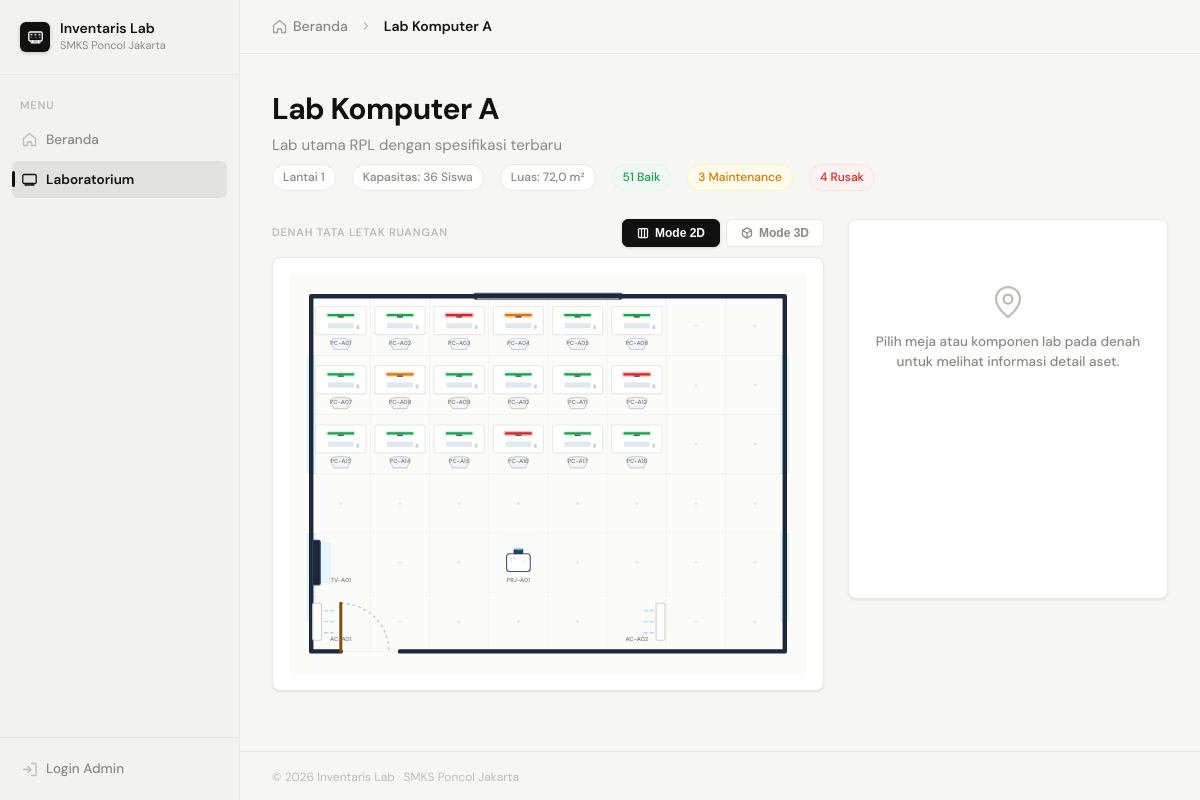
The page /lab.php?id=1 on the database its author committed.
### tables this page shows
CREATE TABLE `labs` (
  `id`            INT UNSIGNED  NOT NULL AUTO_INCREMENT,
  `kode_lab`      VARCHAR(20)   NOT NULL UNIQUE,
  `nama`          VARCHAR(100)  NOT NULL,
  `deskripsi`     TEXT,
  `lantai`        TINYINT       NOT NULL DEFAULT 1,
  `kapasitas`     TINYINT       NOT NULL DEFAULT 30,
  `luas_m2`       DECIMAL(6,2),
  `grid_cols`     TINYINT UNSIGNED NOT NULL DEFAULT 8,
  `grid_rows`     TINYINT UNSIGNED NOT NULL DEFAULT 6,
  `pintu_posisi`  VARCHAR(20)   NOT NULL DEFAULT 'kiri-bawah',
  `is_active`     TINYINT(1)    NOT NULL DEFAULT 1,
  `created_at`    TIMESTAMP     NOT NULL DEFAULT CURRENT_TIMESTAMP,
  `updated_at`    TIMESTAMP     NOT NULL DEFAULT CURRENT_TIMESTAMP ON UPDATE CURRENT_TIMESTAMP,
  PRIMARY KEY (`id`)
);

### lab.php (the view, shortened to what this page needs)
<?php
require_once __DIR__ . '/config/db.php';
$labId = isset($_GET['id']) ? (int)$_GET['id'] : 0;
$stmt = $pdo->prepare("SELECT * FROM labs WHERE id = ? AND is_active = 1");
$stmt->execute([$labId]);
$lab = $stmt->fetch();
$stmtAssets = $pdo->prepare("
    SELECT * FROM v_asset_detail
    WHERE lab_id = ? AND is_active = 1
");
$stmtAssets->execute([$labId]);
$assets = $stmtAssets->fetchAll();
$gridData = [];
$maxX = 0;
$maxY = 0;
foreach ($assets as $asset) {
    $x = (int)$asset['posisi_x'];
    $y = (int)$asset['posisi_y'];
    $gridData[$y][$x][] = $asset;
    if ($x > $maxX) $maxX = $x;
    if ($y > $maxY) $maxY = $y;
}
$gridCols = max(6, (int)$lab['grid_cols'], $maxX + 1);
$gridRows = max(6, (int)$lab['grid_rows'], $maxY + 1);
$stmtSummary = $pdo->prepare("SELECT * FROM v_lab_summary WHERE lab_id = ?");
$stmtSummary->execute([$labId]);
$summary = $stmtSummary->fetch();
require_once __DIR__ . '/includes/header.php';
?>
<div class="topbar">
  <div class="breadcrumb">
    <a href="<?= APP_URL ?>/index.php" style="display: inline-flex; align-items: center; gap: 6px;">
      <svg width="15" height="15" viewBox="0 0 15 15" fill="none" style="opacity: 0.75;">
        <path d="M1.5 6.5L7.5 1.5l6 5V13.5h-4V10h-4v3.5h-4V6.5z" stroke="currentColor" stroke-width="1.3" stroke-linejoin="round"/>
      </svg>
      Beranda
    </a>
    <svg width="12" height="12" viewBox="0 0 12 12" fill="none" style="margin: 0 4px; opacity: 0.5;">
      <path d="M4.5 9l3-3-3-3" stroke="currentColor" stroke-width="1.5" stroke-linecap="round" stroke-linejoin="round"/>
    </svg>
    <b><?= htmlspecialchars($lab['nama']) ?></b>
  </div>
</div>
<div class="content">
  <div class="page-heading">
    <div style="display: flex; align-items: flex-start; justify-content: space-between; flex-wrap: wrap; gap: 16px;">
      <div>
        <h1><?= htmlspecialchars($lab['nama']) ?></h1>
        <p><?= htmlspecialchars($lab['deskripsi'] ?: 'Tidak ada deskripsi laboratorium.') ?></p>
        <div class="lab-header-stats">
          <span class="lab-stat-badge">Lantai <?= $lab['lantai'] ?></span>
          <span class="lab-stat-badge">Kapasitas: <?= $lab['kapasitas'] ?> Siswa</span>
          <?php if ($lab['luas_m2']): ?>
            <span class="lab-stat-badge">Luas: <?= number_format($lab['luas_m2'], 1, ',', '.') ?> m²</span>
          <?php endif; ?>
          <span class="lab-stat-badge" style="background: #f0f7f4; color: var(--green); border-color: #dcfce7;">
            <?= $summary ? $summary['kondisi_baik'] : 0 ?> Baik
          </span>
          <?php if ($summary && $summary['kondisi_maintenance'] > 0): ?>
            <span class="lab-stat-badge" style="background: #fffbeb; color: var(--amber); border-color: #fef3c7;">
              <?= $summary['kondisi_maintenance'] ?> Maintenance
            </span>
          <?php endif; ?>
          <?php if ($summary && $summary['kondisi_rusak'] > 0): ?>
            <span class="lab-stat-badge" style="background: #fef2f2; color: var(--red); border-color: #fee2e2;">
              <?= $summary['kondisi_rusak'] ?> Rusak
            </span>
          <?php endif; ?>
        </div>
      </div>
    </div>
  </div>
  <div class="dashboard-grid">
    <div class="dashboard-main">
      <div class="list-header" style="display:flex; justify-content:space-between; align-items:center; flex-wrap:wrap; gap:10px;">
        <span class="list-title">Denah Tata Letak Ruangan</span>
        <div style="display:flex; gap:6px;">
          <button type="button" id="btn_view_2d" class="btn btn-dark" style="padding: 6px 14px; font-size:12px; font-weight:600; display:flex; align-items:center; gap:6px;" onclick="toggleViewMode('2d')">
            <svg width="12" height="12" viewBox="0 0 24 24" fill="none" stroke="currentColor" stroke-width="2.5" stroke-linecap="round" stroke-linejoin="round"><rect x="3" y="3" width="18" height="18" rx="2" ry="2"></rect><line x1="9" y1="3" x2="9" y2="21"></line><line x1="15" y1="3" x2="15" y2="21"></line></svg>
            Mode 2D
          </button>
          <button type="button" id="btn_view_3d" class="btn" style="padding: 6px 14px; font-size:12px; font-weight:600; display:flex; align-items:center; gap:6px;" onclick="toggleViewMode('3d')">
            Mode 3D
          </button>
        </div>
      </div>
      <div class="lab-grid-card" style="padding: 16px;">
        <div id="view_2d_container" class="lab-grid-scroll">
          <?php
          $svgWidth = $gridCols * 80;
          $svgHeight = $gridRows * 80;
          ?>
          <svg class="room-layout-svg"
               viewBox="-30 -30 <?= $svgWidth + 60 ?> <?= $svgHeight + 60 ?>"
               width="100%"
               height="100%"
               xmlns="http://www.w3.org/2000/svg">
            <?php
            for ($y = 0; $y < $gridRows; $y++) {
                for ($x = 0; $x < $gridCols; $x++) {
                    $assetsAtCell = isset($gridData[$y][$x]) ? $gridData[$y][$x] : [];
                    $tx = $x * 80;
                    $ty = $y * 80;
                    if (!empty($assetsAtCell)) {
                        $primaryAsset = $assetsAtCell[0];
                        foreach ($assetsAtCell as $a) {
                            if ($a['tipe_kode'] === 'PC') {
                                $primaryAsset = $a;
                                break;
                            }
                        }
                        $cellCond = 'baik';
                        foreach ($assetsAtCell as $a) {
                            if ($a['kondisi'] === 'rusak') {
                                $cellCond = 'rusak';
                                break;
                            } elseif ($a['kondisi'] === 'maintenance') {
                                $cellCond = 'maintenance';
                            }
                        }
                        $cleanAssetsJson = json_encode($assetsAtCell, JSON_HEX_APOS | JSON_HEX_QUOT);
                        $label = htmlspecialchars($primaryAsset['kode_aset']);
                        echo '<g class="grid-cell-group grid-cell cond-' . $cellCond . '"
                                 transform="translate(' . $tx . ', ' . $ty . ')"
                                 data-x="' . $x . '"
                                 data-y="' . $y . '"
                                 data-assets=\'' . $cleanAssetsJson . '\'>';
                        echo '<text x="40" y="66" text-anchor="middle" font-size="8" font-family="DM Sans" font-weight="600" fill="var(--text-muted)">' . $label . '</text>';
                        echo '</g>';
                    } else {
                        echo '
                        <g title="Koordinat (' . $x . ', ' . $y . ')">
                            <circle cx="' . ($tx + 40) . '" cy="' . ($ty + 40) . '" r="2" fill="#cbd5e1" opacity="0.5" />
                        </g>';
                    }
                }
            }
            ?>
          </svg>
        </div>
      </div>
    </div>
    <aside class="dashboard-aside">
      <div class="panel" id="detail-panel" style="min-height: 380px;">
        <div id="detail-placeholder" class="panel-empty" style="padding: 64px 20px;">
          <div class="panel-empty-icon" style="display: flex; justify-content: center; margin-bottom: 12px;">
            <svg width="36" height="36" viewBox="0 0 24 24" fill="none" stroke="currentColor" stroke-width="1.5" stroke-linecap="round" stroke-linejoin="round" style="color: var(--text-faint);">
              <path d="M20 10c0 6-8 12-8 12s-8-6-8-12a8 8 0 0 1 16 0Z"/>
              <circle cx="12" cy="10" r="3"/>
            </svg>
          </div>
          <p style="font-size: 13.5px; font-weight: 500; color: var(--text-muted); line-height: 1.5;">
            Pilih meja atau komponen lab pada denah untuk melihat informasi detail aset.
          </p>
        </div>
      </div>
    </aside>
  </div>
</div>
<?php require_once __DIR__ . '/includes/footer.php'; ?>

### assets/css/style.css (style rules this page uses)
:root { --bg: #f6f6f4; --bg-surface: #ffffff; --bg-subtle: #f2f2f0; --border: #e8e8e5; --border-hover: #d0d0cc; --text: #111111; --text-muted: #888884; --text-faint: #bbbbb7; --accent: #111111; --green: #16a34a; --red: #dc2626; --amber: #d97706; --sidebar-w: 240px; --r: 8px; --shadow-sm: 0 1px 3px rgba(0,0,0,.06), 0 1px 2px rgba(0,0,0,.04); --shadow-md: 0 4px 12px rgba(0,0,0,.08), 0 1px 3px rgba(0,0,0,.04); }
*, *::before, *::after { box-sizing: border-box; margin: 0; padding: 0; }
html { font-size: 15px; }
body { font-family: 'DM Sans', -apple-system, sans-serif; background: var(--bg); color: var(--text); line-height: 1.6; display: flex; min-height: 100vh; -webkit-font-smoothing: antialiased; }
a { color: inherit; text-decoration: none; }
.topbar { height: 54px; border-bottom: 1px solid var(--border); display: flex; align-items: center; justify-content: space-between; padding: 0 32px; position: sticky; top: 0; background: rgba(246,246,244,.85); backdrop-filter: blur(10px); -webkit-backdrop-filter: blur(10px); z-index: 40; }
.breadcrumb { display: flex; align-items: center; gap: 8px; font-size: 14px; font-weight: 500; color: var(--text-muted); }
.breadcrumb b { color: var(--text); font-weight: 600; }
.content { flex: 1; padding: 36px 32px; max-width: 1180px; }
.page-heading { margin-bottom: 28px; }
.page-heading h1 { font-size: 30px; font-weight: 700; color: var(--text); line-height: 1.25; letter-spacing: -0.02em; }
.page-heading p { margin-top: 6px; font-size: 15px; color: var(--text-muted); max-width: 650px; line-height: 1.5; }
.dashboard-grid { display: grid; grid-template-columns: 1fr 320px; gap: 24px; align-items: start; }
.dashboard-main { min-width: 0; }
.dashboard-aside { min-width: 0; }
.panel { border: 1px solid var(--border); border-radius: var(--r); background: var(--bg-surface); box-shadow: var(--shadow-sm); overflow: hidden; position: sticky; top: 78px; }
.panel-empty { padding: 32px 18px; text-align: center; color: var(--text-muted); }
.panel-empty-icon { margin-bottom: 8px; }
.panel-empty p { font-size: 13px; }
.list-header { display: flex; align-items: center; justify-content: space-between; margin-bottom: 10px; }
.list-title { font-size: 11px; font-weight: 600; color: var(--text-faint); text-transform: uppercase; letter-spacing: .07em; }
.btn { display: inline-flex; align-items: center; gap: 6px; padding: 7px 14px; border-radius: 6px; font-size: 13px; font-weight: 500; border: 1px solid var(--border); background: var(--bg-surface); color: var(--text-muted); cursor: pointer; transition: background 200ms ease, color 200ms ease, border-color 200ms ease, box-shadow 200ms ease, transform 200ms ease; white-space: nowrap; }
.btn-dark { background: var(--accent); color: #fff; border-color: var(--accent); box-shadow: 0 1px 3px rgba(0,0,0,.15); transition: background 200ms ease, color 200ms ease, border-color 200ms ease, box-shadow 200ms ease, transform 200ms ease; }
.lab-header-stats { display: flex; gap: 16px; margin-top: 8px; flex-wrap: wrap; }
.lab-stat-badge { font-size: 12px; font-weight: 500; padding: 3px 10px; border-radius: 99px; background: var(--bg-surface); border: 1px solid var(--border); color: var(--text-muted); }
.lab-grid-card { border: 1px solid var(--border); border-radius: var(--r); background: var(--bg-surface); box-shadow: var(--shadow-sm); padding: 24px; margin-bottom: 24px; }
.lab-grid-scroll { overflow-x: auto; }
.room-layout-svg { width: 100%; height: auto; display: block; background: #fbfbfa; border-radius: 6px; }
.grid-cell-group { cursor: pointer; pointer-events: all; }

### rows shown on the page
labs: nama "Lab Komputer A", deskripsi "Lab utama RPL dengan spesifikasi terbaru", lantai "1", kapasitas "36", luas_m2 "72,0"

### other values the page prints
APP_NAME "Inventaris Lab"
$summary['kondisi_baik'] "51"
$summary['kondisi_maintenance'] "3"
$summary['kondisi_rusak'] "4"
$label "PC-A01"
$label "PC-A02"
$label "PC-A03"
$label "PC-A04"
$label "PC-A05"
$label "PC-A06"
$label "PC-A07"
$label "PC-A08"
$label "PC-A09"
$label "PC-A10"
$label "PC-A11"
